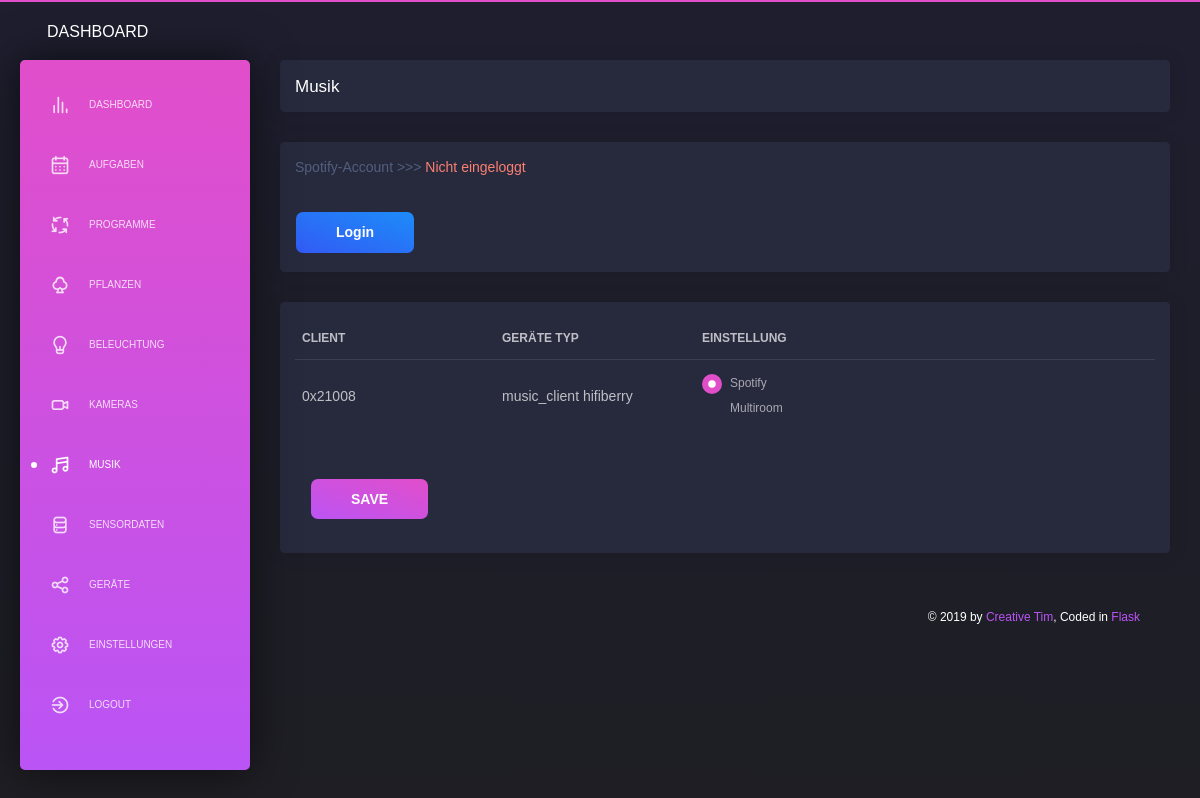
The page /music (signed in) on the database as committed earlier.
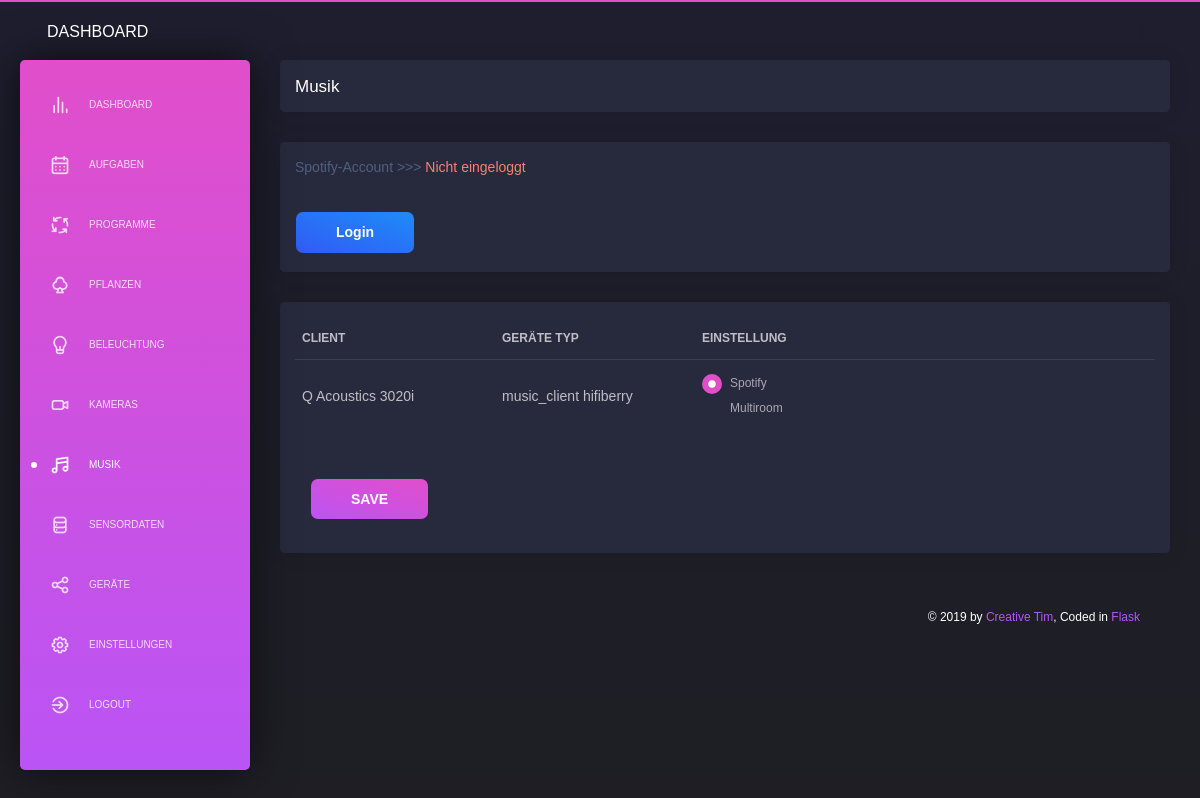
The same page on the database as committed later.
### app/database/models.py (models this page shows)
class Devices(db.Model):
    __tablename__ = 'devices'
    id                            = db.Column(db.Integer, primary_key=True, autoincrement = True)
    name                          = db.Column(db.String(50), unique=True)
    gateway                       = db.Column(db.String(50))
    ieeeAddr                      = db.Column(db.String(50), unique=True)
    model                         = db.Column(db.String(50))
    device_type                   = db.Column(db.String(50))
    description                   = db.Column(db.String(200))
    input_values                  = db.Column(db.String(200))
    input_events                  = db.Column(db.String(200))
    commands                      = db.Column(db.String(200))
    last_contact                  = db.Column(db.String(50))
    last_values                   = db.Column(db.String(200))
    last_values_formated          = db.Column(db.String(200))
    exception_option              = db.Column(db.String(50))
    exception_setting             = db.Column(db.String(50))
    exception_sensor_ieeeAddr     = db.Column(db.String(50))
    exception_sensor_input_values = db.Column(db.String(50))
    exception_value_1             = db.Column(db.String(50))
    exception_value_2             = db.Column(db.String(50))
    exception_value_3             = db.Column(db.String(50))

### app/sites/music.py (the view, shortened to what this page needs)
@app.route('/music', methods=['GET', 'POST'])
@login_required
@permission_required
def music():
    global list_search_track_results
    global list_search_album_results
    error_message_search_track                    = ""
    error_message_search_album                    = ""
    error_message_spotify                         = ""
    success_message_change_settings_music_clients = []
    error_message_change_settings_music_clients   = []
    track_name   = ""
    track_artist = ""
    album_name   = ""
    album_artist = ""
    collapse_search_track_open = ""
    collapse_search_album_open = ""
    spotify_token = GET_SPOTIFY_TOKEN()
    """ ################# """
    """  spotify control  """
    """ ################# """
    if spotify_token != "":
        try:
            sp       = spotipy.Spotify(auth=spotify_token)
            sp.trace = False
            spotify_volume = request.form.get("get_spotify_volume")
            if "set_spotify_play" in request.form:
                SPOTIFY_CONTROL(spotify_token, "play", spotify_volume)
            if "set_spotify_previous" in request.form:
                SPOTIFY_CONTROL(spotify_token, "previous", spotify_volume)
            if "set_spotify_next" in request.form:
                SPOTIFY_CONTROL(spotify_token, "next", spotify_volume)
            if "set_spotify_stop" in request.form:
                SPOTIFY_CONTROL(spotify_token, "stop", spotify_volume)
            if "set_spotify_shuffle" in request.form:
                SPOTIFY_CONTROL(spotify_token, "shuffle", spotify_volume)
            if "set_spotify_volume" in request.form:
                SPOTIFY_CONTROL(spotify_token, "volume", spotify_volume)
            if "spotify_start_playlist" in request.form:
                spotify_device_id = request.form.get("spotify_start_playlist")
                playlist_uri      = request.form.get("set_spotify_playlist:" + spotify_device_id)
                playlist_volume   = request.form.get("set_spotify_playlist_volume:" + spotify_device_id)
                SPOTIFY_START_PLAYLIST(spotify_token, spotify_device_id, playlist_uri, playlist_volume)
            if "spotify_search_track" in request.form:
                collapse_search_track_open = "True"
                track_name   = request.form.get("get_spotify_search_track")
                track_artist = request.form.get("get_spotify_search_track_artist")
                list_search_track_results = SPOTIFY_SEARCH_TRACK(spotify_token, track_name, track_artist, 5)
                if isinstance(list_search_track_results, str):
                    error_message_search_track = list_search_track_results
                    list_search_track_results  = []
            if "spotify_track_play" in request.form:
                collapse_search_track_open = "True"
                track_uri         = request.form.get("spotify_track_play")
                spotify_device_id = request.form.get("get_spotify_track_device:" + track_uri)
                track_volume      = request.form.get("get_spotify_track_volume:" + track_uri)
                SPOTIFY_START_TRACK(spotify_token, spotify_device_id, track_uri, track_volume)
            if "spotify_search_album" in request.form:
                collapse_search_album_open = "True"
                album_name   = request.form.get("get_spotify_search_album")
                album_artist = request.form.get("get_spotify_search_album_artist")
                list_search_album_results = SPOTIFY_SEARCH_ALBUM(spotify_token, album_name, album_artist, 5)
                if isinstance(list_search_album_results, str):
                    error_message_search_album = list_search_album_results
                    list_search_album_results  = []
            if "spotify_album_play" in request.form:
                collapse_search_album_open = "True"
                album_uri         = request.form.get("spotify_album_play")
                spotify_device_id = request.form.get("get_spotify_album_device:" + album_uri)
                album_volume      = request.form.get("get_spotify_album_volume:" + album_uri)
                SPOTIFY_START_ALBUM(spotify_token, spotify_device_id, album_uri, album_volume)
            spotify_user           = sp.current_user()["display_name"]
            spotify_devices        = sp.devices()["devices"]
            spotify_playlists      = sp.current_user_playlists(limit=20)["items"]
            tupel_current_playback = GET_SPOTIFY_CURRENT_PLAYBACK(spotify_token)
            try:
                spotify_current_playback_volume = sp.current_playback(market=None)['device']['volume_percent']
                volume = spotify_current_playback_volume
            except:
                volume = 50
        except Exception as e:
            WRITE_LOGFILE_SYSTEM("ERROR", "Spotify | " + str(e))
            SEND_EMAIL("ERROR", "Spotify | " + str(e))
            tupel_current_playback = ""
            spotify_user = ""
            spotify_playlists = ""
            spotify_devices = ""
            volume = 50
    else:
        tupel_current_playback = ""
        spotify_user           = ""
        spotify_playlists      = ""
        spotify_devices        = ""
        volume                 = 50
    """ ##################### """
    """  table music clients  """
    """ ##################### """
    list_music_clients = GET_ALL_DEVICES("music_clients")
    data = {'navigation': 'music'}
    return render_template('layouts/default.html',
                            data=data,
                            content=render_template( 'pages/music.html',
                                                    error_message_search_track=error_message_search_track,
                                                    error_message_search_album=error_message_search_album,
                                                    error_message_spotify=error_message_spotify,
                                                    success_message_change_settings_music_clients=success_message_change_settings_music_clients,
                                                    error_message_change_settings_music_clients=error_message_change_settings_music_clients,
                                                    spotify_user=spotify_user,
                                                    tupel_current_playback=tupel_current_playback,
                                                    spotify_playlists=spotify_playlists,
                                                    spotify_devices=spotify_devices,
                                                    list_search_track_results=list_search_track_results,
                                                    list_search_album_results=list_search_album_results,
                                                    track_name=track_name,
                                                    track_artist=track_artist,
                                                    album_name=album_name,
                                                    album_artist=album_artist,
                                                    volume=volume,
                                                    list_music_clients=list_music_clients,
                                                    collapse_search_track_open=collapse_search_track_open,
                                                    collapse_search_album_open=collapse_search_album_open,
                                                    )
                           )

### app/templates/pages/music.html (shortened to what this page needs)
      <div class="content">
        <div class="row">
          <div class="col-md-12">
            <div class="card ">
              <div class="card-header">
                <h4 class="card-title"><b>Musik</b></h4>
              </div>
            </div>
            <div class="card">
              <form method="POST">
                <div class="card-body">
                  Spotify-Account >>> {% if spotify_user == "" %}<font color="salmon"> Nicht eingeloggt </font>{% else %}<font color="lightgreen"> {{ spotify_user }} </font>{% endif %}</span>
                </div>
                <div class="card-footer">
                  {% if spotify_user == "" %}
                    <a href="/music/login/url_target/spotify#" class="btn btn-fill btn-info" role="button">Login</a>
                  {% else %}
                    <a href="/music/logout/url_target/spotify#" class="btn btn-fill btn-warning" role="button">Logout</a>
                  {% endif %}
                </div>
              </form>
            </div>
            <div class="card">
              <form method="POST">
                <div class="card-body">
                  <div class="table-responsive">
                    <table class="table tablesorter">
                      <thead>
                        <th scope="col" style="width:20%" class="minwidth_200">Client</th>
                        <th scope="col" style="width:20%" class="minwidth_200">Geräte Typ</th>
                        <th scope="col" style="width:20%" class="minwidth_200">Einstellung</th>
                        <th scope="col" style="width:40%"></th>
                      </thead>
                      <tbody>
                        {% for entry in list_music_clients %}
                          <tr>
                            <td>{{ entry.name }}</td>
                            <td>{{ entry.model }}</td>
                            <td>
                              <div class="custom-control custom-radio custom-control-inline">
                                <label class="custom-control-label" for="radio_spotify_{{ entry.id }}">Spotify</label>
                              </div>
                              <br>
                              <div class="custom-control custom-radio custom-control-inline">
                                <label class="custom-control-label" for="radio_multiroom_{{ entry.id }}">Multiroom</label>
                              </div>
                            <td></td>
                          </tr>
                        {% endfor %}
                      </tbody>
                    </table>
                  </div>
                <div class="card-footer">
                  <button type="submit" onclick="window.location.href='/music#music_clients'" name="save_music_clients_settings" class="btn btn-fill btn-primary">SAVE</button>
                </div>
              </form>
            </div>
          </div>
        </div>
      </div>

Rows that differ between the two databases and show on the page:
changed Devices "music_client hifiberry": name "0x21008" → "Q Acoustics 3020i"
